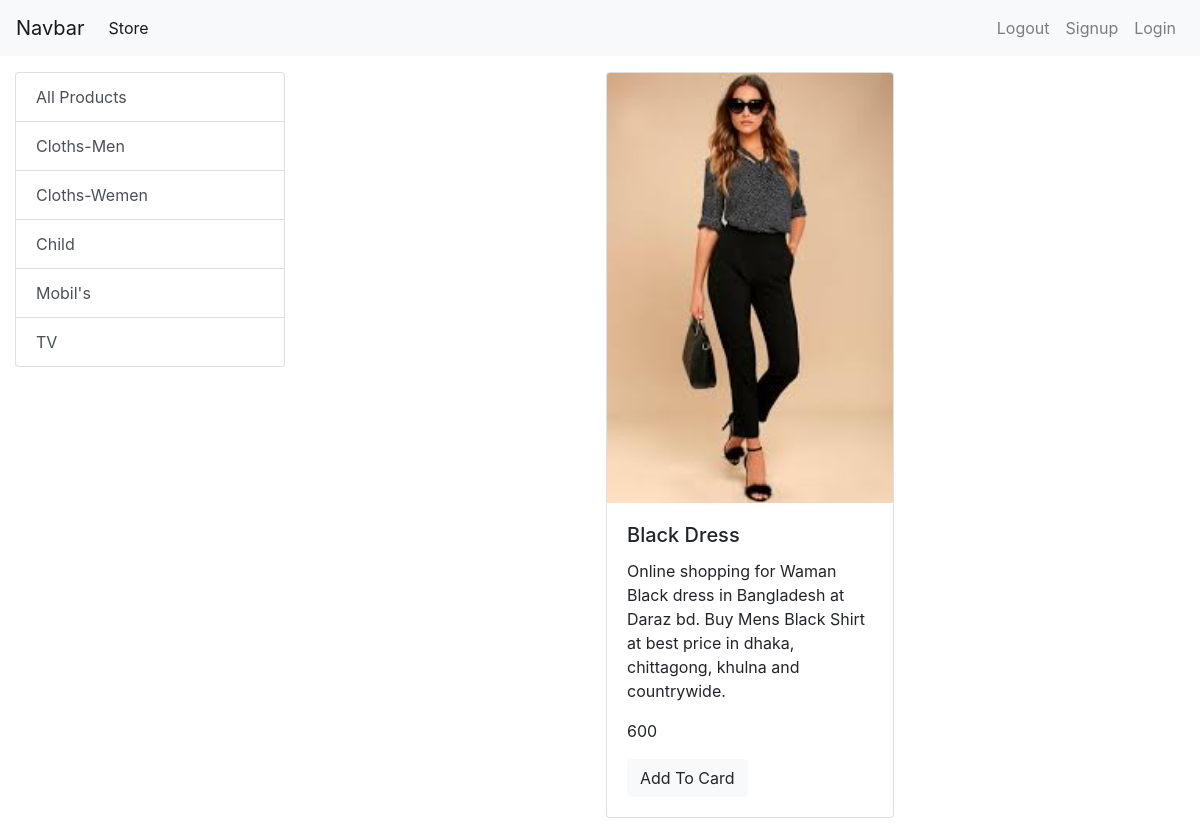
Before: /?category=2 with the older database file.
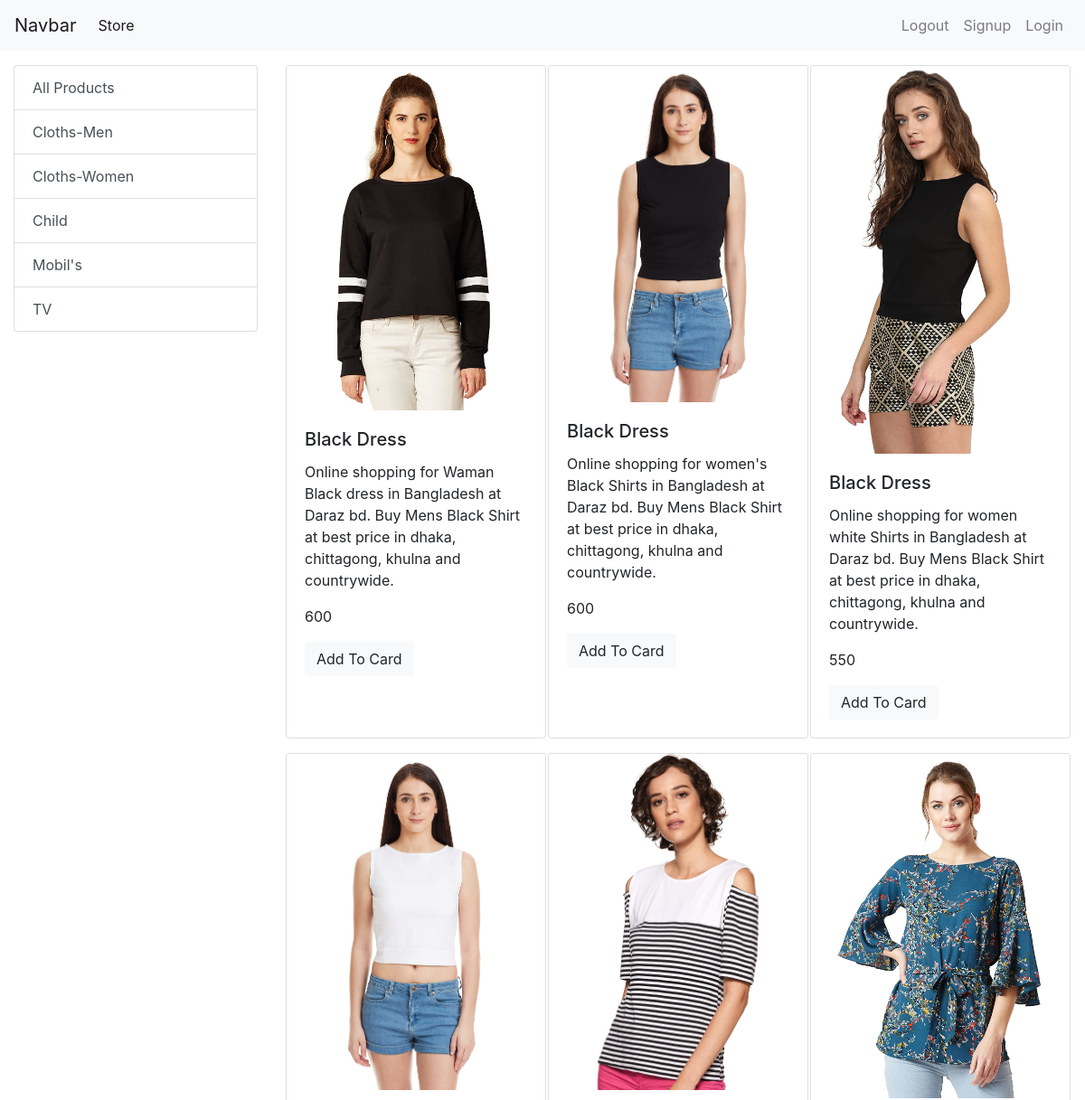
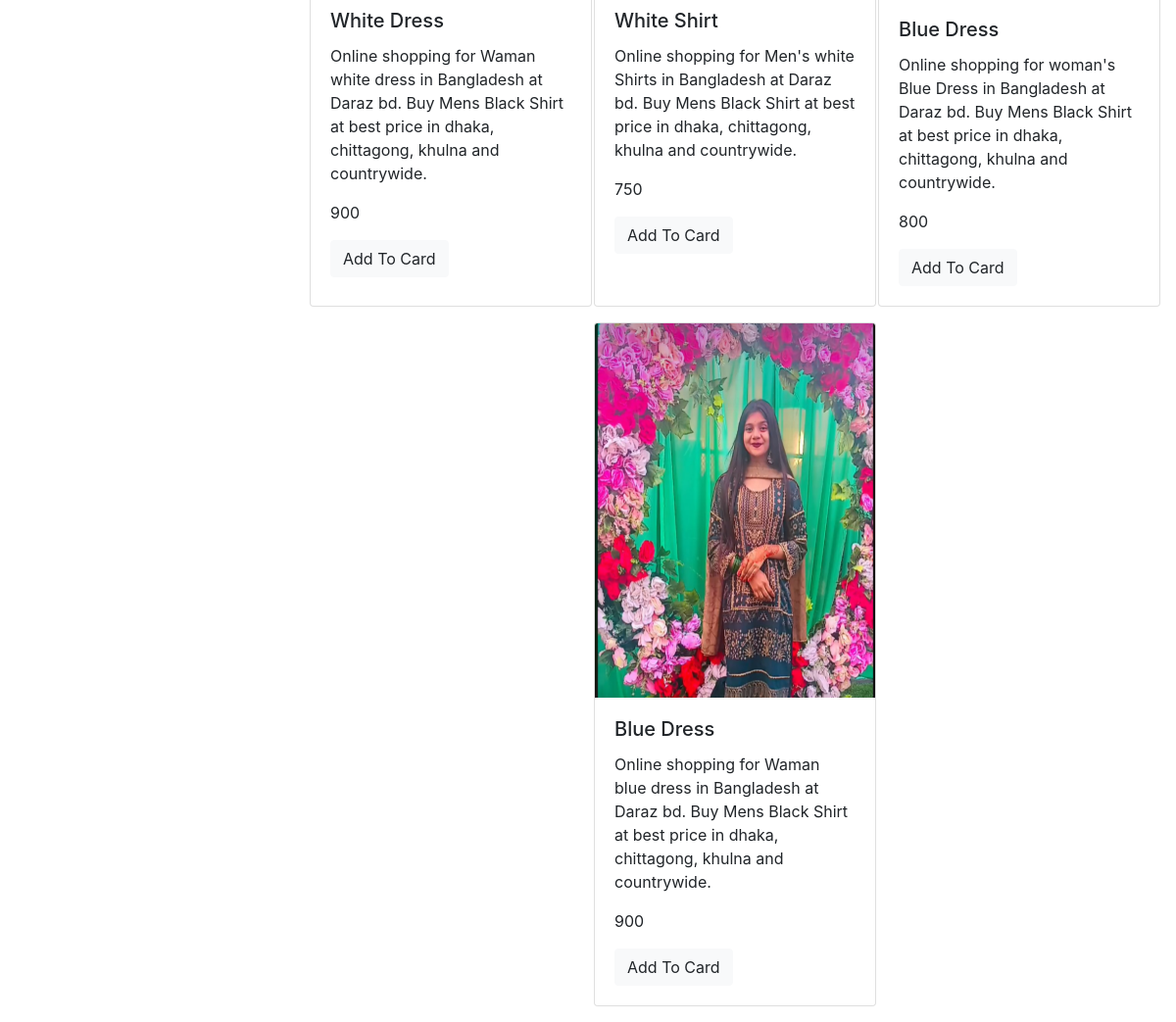
After: the same page with the newer database file (2 pictures, top to bottom).
### store/models/category.py (models this page shows, shortened)
class Category(models.Model):
    Name = models.CharField(max_length=20)
    @staticmethod
    def get_all_categories():
        return Category.objects.all()

### store/models/product.py (models this page shows, shortened)
class Product(models.Model):
    Name = models.CharField(max_length=50)
    Price = models.IntegerField(default=0)
    Category = models.ForeignKey(Category, on_delete=models.CASCADE, default=1)
    Description = models.CharField(max_length=200, default='', null=True, blank=True)
    Image = models.ImageField(upload_to='uploads/products/')
    @staticmethod
    def get_all_products_by_categoryid(category_id):
        if category_id:
            return Product.objects.filter(Category=category_id)
        else:
            return Product.get_all_products();

### store/views.py (the view)
# urls.py: path('', index),
def index(request):
    Products = None
    Categorye = Category.get_all_categories()
    categoryID = request.GET.get("category")
    if categoryID:
        Products = Product.get_all_products_by_categoryid(categoryID)
    else:
        Products = Product.get_all_products()
    data = {}
    data["Products"] = Products
    data["Categorye"] = Categorye
    return render(request, "index.html", data)

### store/templates/index.html
{% extends "base.html" %}
{% block content%}
<div class="container-fluid mt-3 ">
  <div class="row">
    <div class="col-lg-3 mx-auto">
      <div class="list-group">
        <a href="/" class="list-group-item list-group-item-action">All Products</a>
        {% for category in Categorye %}
        <a href="/?category={{category.id}}" class="list-group-item list-group-item-action">{{category.Name}}</a>
        {% endfor %}
      </div>
    </div>
    <div id="products" class="col-lg-9 mx-auto">
      <div class="row mx-auto">
        {% for Product in Products %}
        <div class="card mx-auto mb-3"  style="width: 18rem;">
          <img src="{{Product.Image.url}}" class="card-img-top" alt="...">
          <div class="card-body">
            <h5 class="card-title">{{Product.Name}}</h5>
            <p class="card-text">{{Product.Description}}</p>
            <p class="card-text">{{Product.Price}}</p>
            <a href="#" class="btn btn-light">Add To Card</a>
          </div>
        </div>
        {% endfor %}
      </div>
    </div>
  </div>
</div>
{% endblock %}

### store/templates/base.html (shortened to what this page needs)
<!doctype html>
<html lang="en">
<head>
    <link rel="stylesheet" href="https://cdn.jsdelivr.net/npm/bootstrap@4.0.0/dist/css/bootstrap.min.css"
>
</head>
<body>
    <nav class="navbar navbar-expand-lg navbar-light bg-light">
        <a class="navbar-brand" href="#">Navbar</a>
        <div class="collapse navbar-collapse" id="navbarSupportedContent">
            <ul class="navbar-nav mr-auto">
                <li class="nav-item active">
                    <a class="nav-link" href="#">Store <span class="sr-only">(current)</span></a>
                </li>
            </ul>
            <ul class="navbar-nav my-2 my-lg-0">
                <li class="nav-item ">
                    <a class="nav-link" href="#">Logout <span class="sr-only">(current)</span></a>
                </li>
                <li class="nav-item ">
                    <a class="nav-link" href="/signup">Signup <span class="sr-only">(current)</span></a>
                </li>
                <li class="nav-item ">
                    <a class="nav-link" href="#">Login <span class="sr-only">(current)</span></a>
                </li>
            </ul>
        </div>
    </nav>
    {% block content %} {% endblock %}
</body>
</html>

Changed rows visible on the page:
changed Category: Name "Cloths-Wemen" → "Cloths-Women"
changed Product (number 1 of 7 on the later page): Image: a different picture
now on this page (row edited): Product: Image (picture), Name "Black Dress", Description "Online shopping for women's Black Shirts in Bangladesh at Daraz bd. Buy Mens Black Shirt at best price in dhaka, chittagong, khulna and countrywide.", Price "600"
now on this page (row edited): Product: Image (picture), Name "Black Dress", Description "Online shopping for women white Shirts in Bangladesh at Daraz bd. Buy Mens Black Shirt at best price in dhaka, chittagong, khulna and countrywide.", Price "550"
added Product: Image (picture), Name "White Dress", Description "Online shopping for Waman white dress in Bangladesh at Daraz bd. Buy Mens Black Shirt at best price in dhaka, chittagong, khulna and countrywide.", Price "900"
added Product: Image (picture), Name "White Shirt", Description "Online shopping for Men's white Shirts in Bangladesh at Daraz bd. Buy Mens Black Shirt at best price in dhaka, chittagong, khulna and countrywide.", Price "750"
added Product: Image (picture), Name "Blue Dress", Description "Online shopping for woman's Blue Dress in Bangladesh at Daraz bd. Buy Mens Black Shirt at best price in dhaka, chittagong, khulna and countrywide.", Price "800"
added Product: Image (picture), Name "Blue Dress", Description "Online shopping for Waman blue dress in Bangladesh at Daraz bd. Buy Mens Black Shirt at best price in dhaka, chittagong, khulna and countrywide.", Price "900"
